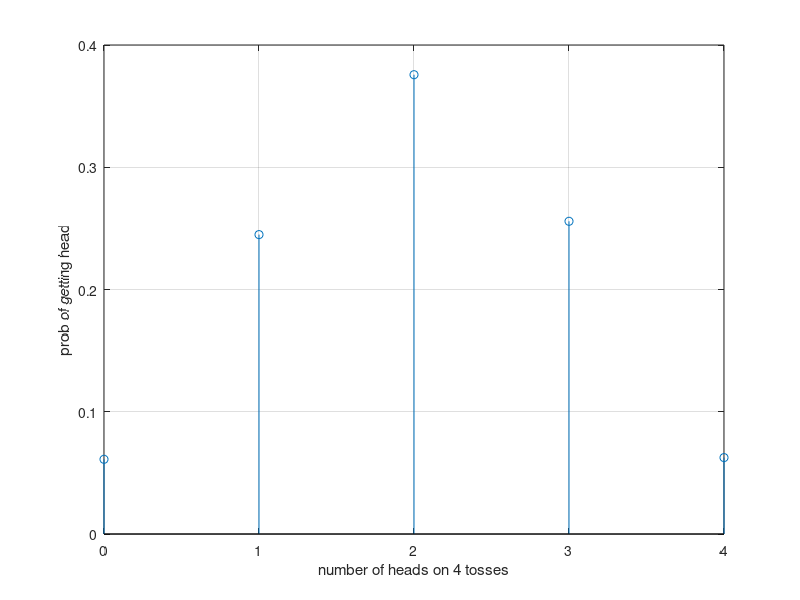

Recreate this plot in MATLAB.
N = 1e4;
p = 0.5;

tosses = rand(4,N) < p;
aux = sum(tosses);

prob = zeros(1,5);

for j = 0:4
    counter = 0;
    for i = 1:length(aux)
        if aux(i) == j
            counter = counter + 1;
        end
    end
    prob(j+1) = counter/N;
end
x = (0:4);
stem(x,prob)
xlabel("number of heads on 4 tosses")
ylabel("prob of getting head")
grid on;

% alinea b - E[x], variancia e desvio padrao

media = sum(x .* prob);
variancia = sum(prob .* (x - media) .^ 2);
desvio = sqrt(variancia);
